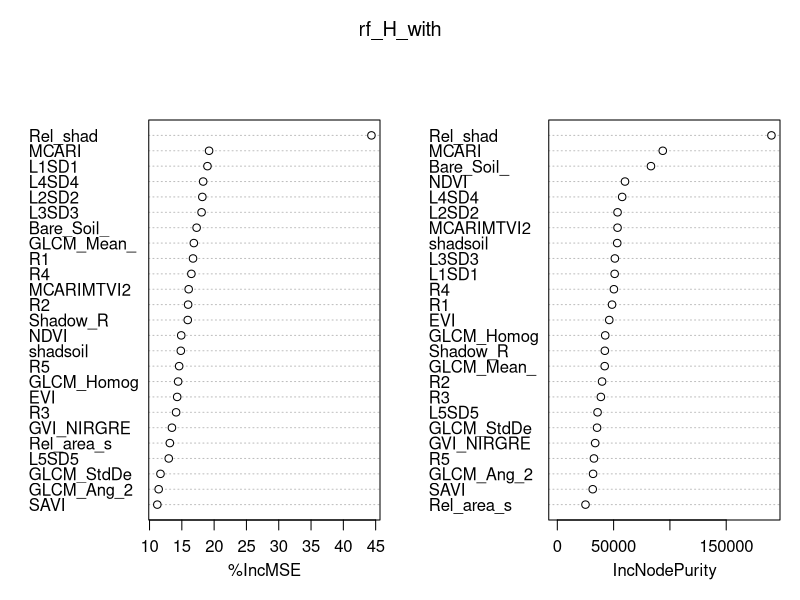
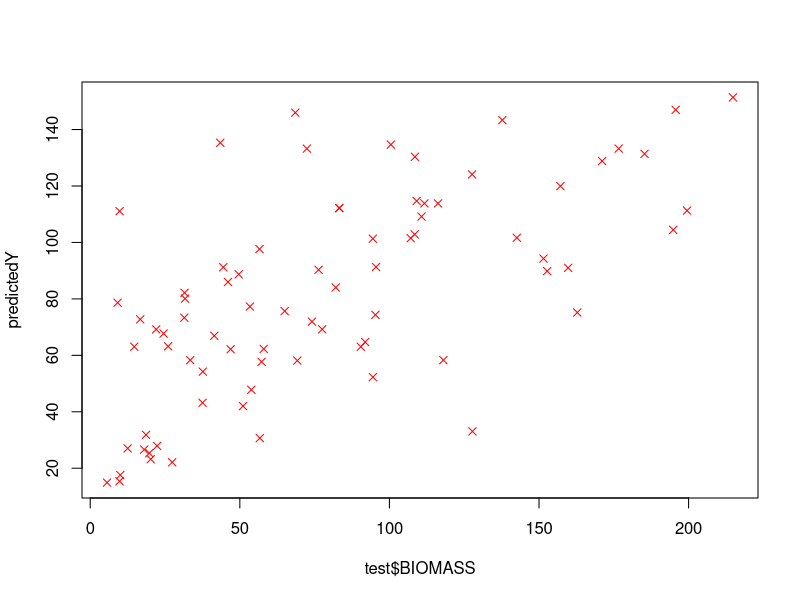
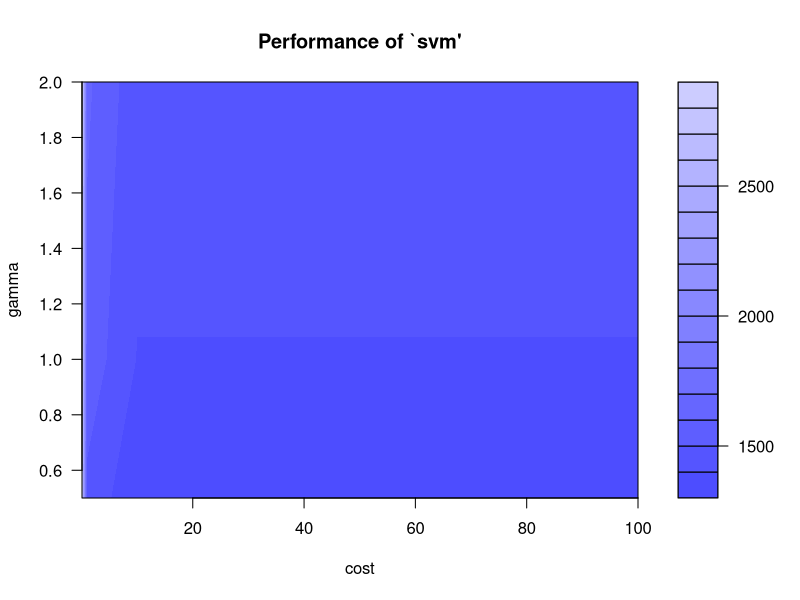
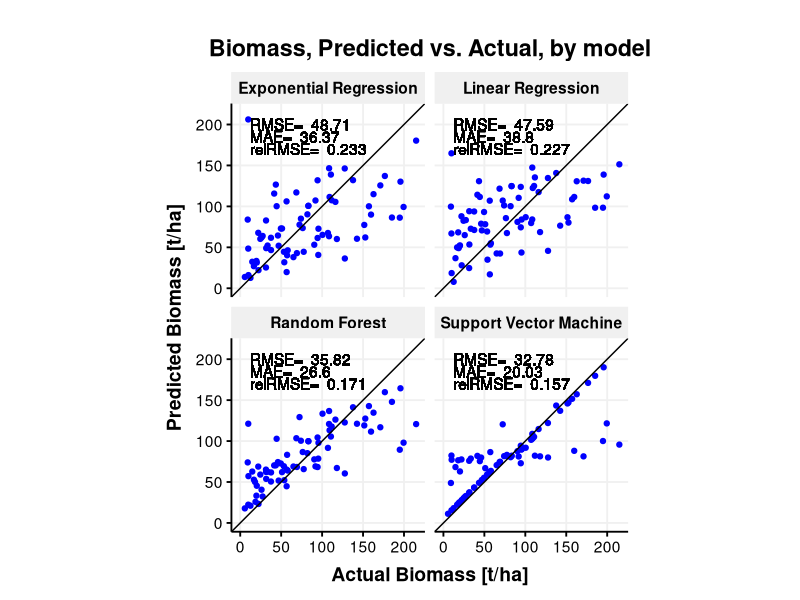
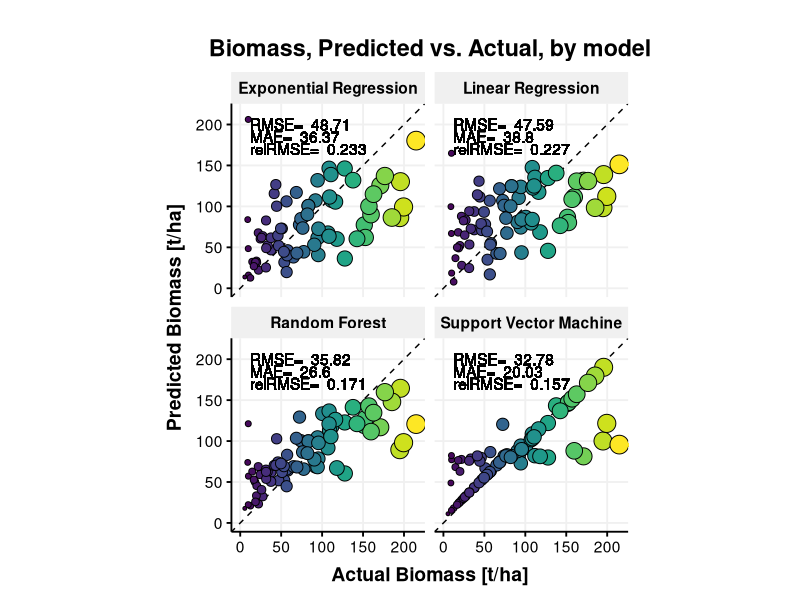
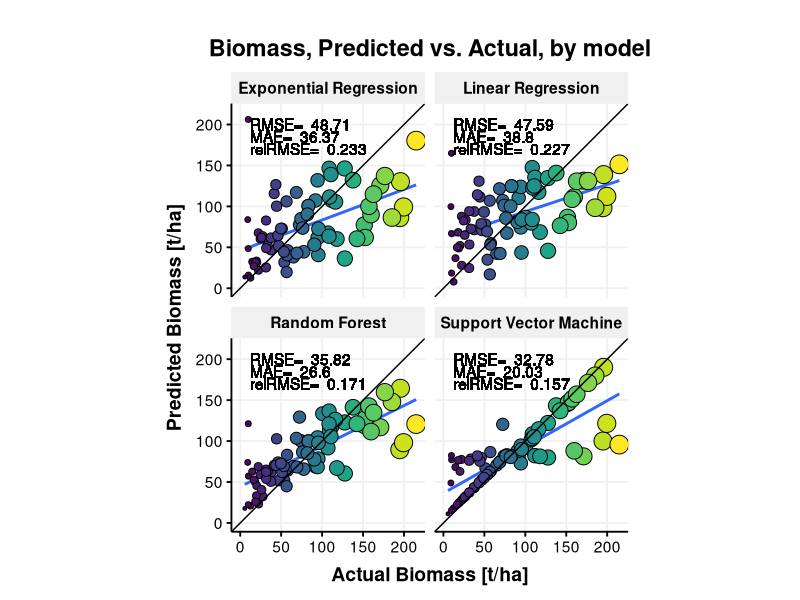
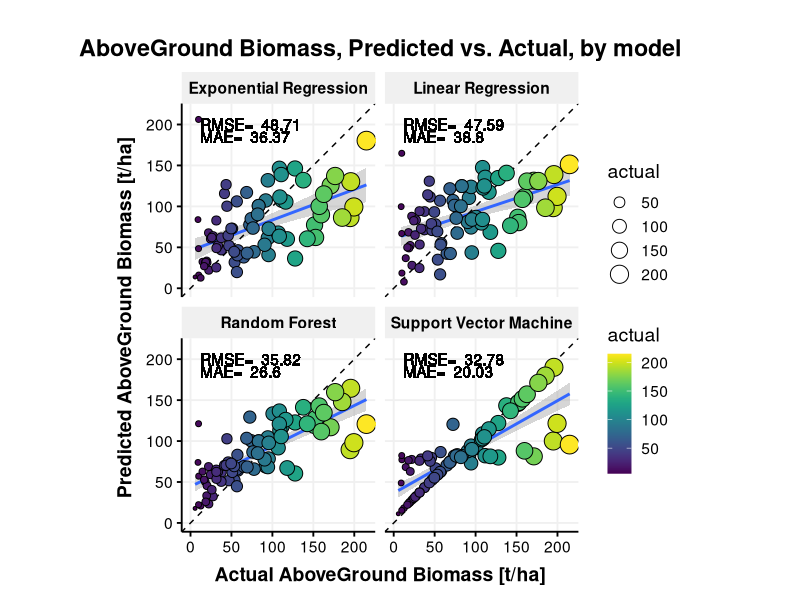
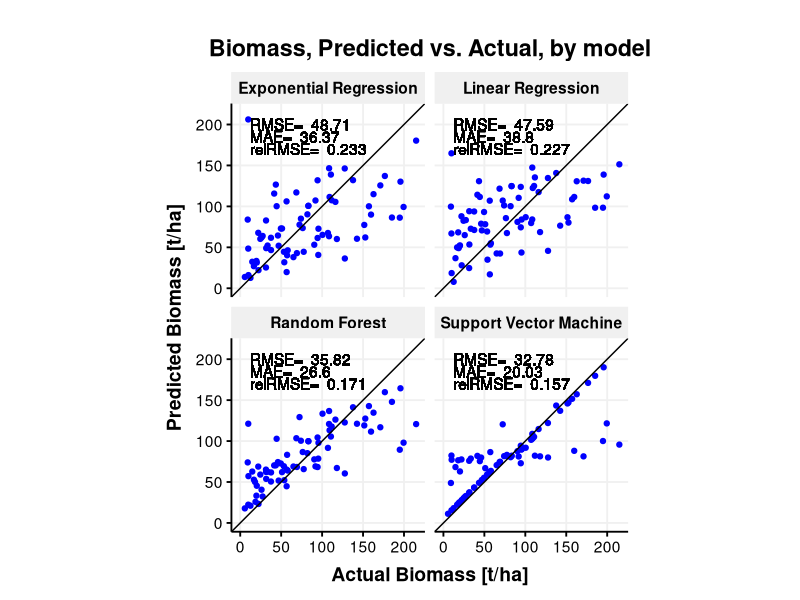

The R script that drew these images, in order: (Note: a time limit stopped this script after it produced the figures.)
## *********************************************************************************************************************************************************
##              Repository for technical data dealing with Above Ground Biomass (AGB) Modelling in Tanzania (Version 1.0)
## *********************************************************************************************************************************************************
## 
##  * JRC of the European Commission
##  *
##  * Purpose:  A R script allows predicting Above Ground Biomass.
##  *
##  *           We tested four predictive models to relate the remotely sensed parameters to AGB and evaluated their accuracies.
##  *           Two models using inferential statistics (i.e. a generalised linear model and a generalised exponential model) 
##  *           and two models machine learning (i.e. a Random Forest model and a Support Vector Machine (SVM) model). 
##  *           The predictors of the models are image bands, their textures and spectral indices, while the response variable 
##  *           is the AGB.
##  *           
##  *           - Updates to the Forest Article:           https://doi.org/TOBEDEFINED
##  *
##  *
##  *
##  * Author:   Guido Ceccherini
##  * Email:    guido.ceccherini@gmail.com, guido.ceccherini@ec.europa.eu
##
##



###load libraries
library(randomForest)
library(e1071)
library(ggthemes)
library(grid)
library(ggplot2)
library(tidyr)
library(viridis)

#####load dataset
DATA_BIOMASS <- read.csv('DataBiomassRS.csv')

##### reproducibility number
set.seed(2511) 


#### remove the first column (sequence from 1 to 512)
DATA_BIOMASS <- DATA_BIOMASS[,2:27]

###################################################################################################

####     BIOMASS model with training/calibration (85% training, 15% validation) START

###################################################################################################
###########train

# randomly pick 85% of the number of observations
index <- sample(1:nrow(DATA_BIOMASS),size = 0.85*nrow(DATA_BIOMASS))

# subset weather to include only the elements in the index
train <- DATA_BIOMASS[index,]
# train_cat <- DATA_BIOMASS_cat [index,]
# subset weather to include all but the elements in the index
test <- DATA_BIOMASS [-index,]

#print number of data for train and validation
nrow(train)
nrow(test)


##################
# 1 Exponenetial Model
##################

# Create a multiple (log)linear regression model using the training data
log.reg_H_with <- glm(log(BIOMASS+1) ~., data = train)
summary(log.reg_H_with )




# Apply the model to the testing data (i.e., make predictions) ...
# (Don't forget to exponentiate the results to revert the log transformation)
test.pred.lin <- exp(predict(log.reg_H_with,test))-1

# ...and evaluate the accuracy
RMSE.log.reg_H_with <- sqrt(mean((test.pred.lin-test$BIOMASS)^2))
RMSE.log.reg_H_with


MAE.log.reg_H_with <- mean(abs(test.pred.lin-test$BIOMASS))
MAE.log.reg_H_with

Rel.RMSEexp <- sqrt(mean((test.pred.lin-test$BIOMASS)^2)) / diff(range(test$BIOMASS))
Rel.RMSEexp


R2exp <- 1 - sum((test$BIOMASS-test.pred.lin)^2)/sum((test$BIOMASS-mean(test$BIOMASS))^2)

##################
# 2 Linear Model
##################

# Create a multiple linear regression model using the training data
lin.reg_H_with <- glm(BIOMASS ~ ., data = train)

summary(lin.reg_H_with )

# Apply the model to the testing data (i.e., make predictions) ...
test.pred.lin_ <- (predict(lin.reg_H_with,test))-1

# ...and evaluate the accuracy
RMSE.lin.reg_H_with <- sqrt(mean((test.pred.lin_-test$BIOMASS)^2))
RMSE.lin.reg_H_with


MAE.lin.reg_H_with <- mean(abs(test.pred.lin_-test$BIOMASS))
MAE.lin.reg_H_with


Rel.RMSElin <- sqrt(mean((test.pred.lin_-test$BIOMASS)^2)) / diff(range(test$BIOMASS))
Rel.RMSElin

R2lin <- 1 - sum((test$BIOMASS-test.pred.lin_)^2)/sum((test$BIOMASS-mean(test$BIOMASS))^2)


# R2RF <- 1 - sum((test$BIOMASS-test.pred.forest)^2)/sum((test$BIOMASS-mean(test$BIOMASS))^2)

##################
# 3 RANDOM FOREST
##################

rf_H_with <- randomForest(BIOMASS ~., data = train,importance = TRUE, proximity = T,ntree=500)
print(rf_H_with)
varImpPlot(rf_H_with)
# How many trees are needed to reach the minimum error estimate? 
# This is a simple problem; it appears that about 100 trees would be enough. 
which.min(rf_H_with$mse)

# Plot rf to see the estimated error as a function of the number of trees
# (not running it here)
# plot(rf) 

# Using the importance()  function to calculate the importance of each variable
imp_H_with <- as.data.frame(sort(importance(rf_H_with)[,1],decreasing = TRUE),optional = T,col.names=T)
names(imp_H_with) <- "% Inc MSE"
imp_H_with



test2 <- rbind(test, train)

# As usual, predict and evaluate on the test set
test.pred.forest <- predict(rf_H_with,test2)

test.pred.forest <- test.pred.forest[1:nrow(test)]

RMSE.forest_H_with <- sqrt(mean((test.pred.forest-test$BIOMASS)^2))
RMSE.forest_H_with


MAE.forest_H_with <- mean(abs(test.pred.forest-test$BIOMASS))
MAE.forest_H_with


# Rel.RMSE <- sqrt(mean((test.pred.forest-test$BIOMASS)^2)) / sd(test$BIOMASS)
Rel.RMSErf <- sqrt(mean((test.pred.forest-test$BIOMASS)^2)) / diff(range(test$BIOMASS))
Rel.RMSErf
### ref Remote Sens. 2016, 8, 583; doi:10.3390/rs8070583 
R2RF <- 1 - sum((test$BIOMASS-test.pred.forest)^2)/sum((test$BIOMASS-mean(test$BIOMASS))^2)


##################
# 4 SVM
##################


## create rmse function
rmse <- function(error)
{
  sqrt(mean(error^2))
}

##load a model SVM
SVM_H <- svm(BIOMASS ~., data = train)
predictedY <- predict(SVM_H, test2)
predictedY <- predictedY[1:nrow(test)]
plot(test$BIOMASS, predictedY, col = "red", pch=4)

error <- train$BIOMASS - predictedY
svrPredictionRMSE <- rmse(error)
svrPredictionRMSE

tuneResult <- tune(svm, BIOMASS ~., data = train, kernel="radial", ranges=list(cost=10^(-1:2), gamma=c(.5,1,2)))

print(tuneResult)
# Draw the tuning graph
plot(tuneResult)

##tune the SVM model
tunedModel <- tuneResult$best.model
test.pred.svm <- predict(tunedModel, test2) 
test.pred.svm <- test.pred.svm[1:nrow(test)]
error <- test$BIOMASS - test.pred.svm  


##compute the performance metrics
tunedModelRMSE <- rmse(error)
tunedModelRMSE


RMSE.svm_H_with <- sqrt(mean((test.pred.svm-test$BIOMASS)^2))
RMSE.svm_H_with


MAE.svm_H_with <- mean(abs(test.pred.svm-test$BIOMASS))
MAE.svm_H_with

Rel.RMSEsvm <- sqrt(mean((test.pred.svm-test$BIOMASS)^2)) / diff(range(test$BIOMASS))
Rel.RMSEsvm
# SVM
R2svm <- 1 - sum((test$BIOMASS-test.pred.svm)^2)/sum((test$BIOMASS-mean(test$BIOMASS))^2)




# Create a data frame with the error metrics for each method
accuracy_H_with <- data.frame(Method = c("Exp Regression","Linear Regression","Random forest","SVM"),
                              RMSE   = c(RMSE.log.reg_H_with,RMSE.lin.reg_H_with,RMSE.forest_H_with,RMSE.svm_H_with),
                              MAE    = c(MAE.log.reg_H_with,MAE.lin.reg_H_with,MAE.forest_H_with,MAE.svm_H_with),
                              relRMSE    = c(Rel.RMSEexp,Rel.RMSElin,Rel.RMSErf,Rel.RMSEsvm),
                              r2    = c(R2exp,R2lin,R2RF,R2svm)) 
# Round the values and print the table
accuracy_H_with$RMSE <- round(accuracy_H_with$RMSE,2)
accuracy_H_with$MAE <- round(accuracy_H_with$MAE,2) 
accuracy_H_with$r2 <- round(accuracy_H_with$r2,2) 

#print results
accuracy_H_with



# Create a data frame with the predictions for each method
all.predictions <- data.frame(actual = test$BIOMASS,
                              exponential.regression = test.pred.lin,
                              linear.regression_ = test.pred.lin_,
                              random.forest = test.pred.forest,
                              support.vector.machine = test.pred.svm)

index_0df <- which(all.predictions$actual !=0)
all.predictions <- all.predictions[index_0df,]



# Gather the prediction variables (columns) into a single row (i.e., wide to long)
# Recall the ggplot2 prefers the long data format
all.predictions <- gather(all.predictions,key = model,value = predictions,2:5)
all.predictions[,4] <- rep(test[,3],4)

###plot for publication
theme_Publication <- function(base_size=14, base_family="helvetica") {

  (theme_foundation(base_size=base_size, base_family=base_family)
    + theme(plot.title = element_text(face = "bold",
                                      size = rel(1.2), hjust = 0.5),
            text = element_text(),
            panel.background = element_rect(colour = NA),
            plot.background = element_rect(colour = NA),
            panel.border = element_rect(colour = NA),
            axis.title = element_text(face = "bold",size = rel(1)),
            axis.title.y = element_text(angle=90,vjust =2),
            axis.title.x = element_text(vjust = -0.2),
            axis.text = element_text(), 
            axis.line = element_line(colour="black"),
            axis.ticks = element_line(),
            panel.grid.major = element_line(colour="#f0f0f0"),
            panel.grid.minor = element_blank(),
            # legend.key = element_rect(colour = NA),
            # legend.position = "bottom",
            # legend.direction = "horizontal",
            # legend.key.size= unit(0.2, "cm"),
            # legend.margin = unit(0, "cm"),
            # legend.title = element_text(face="italic"),
            plot.margin=unit(c(10,5,5,5),"mm"),
            strip.background=element_rect(colour="#f0f0f0",fill="#f0f0f0"),
            strip.text = element_text(face="bold")
    ))
  
}




##### create a dataframe with the summary of the stats for the four models
all.predictions$model[all.predictions$model== "linear.regression_"] = "Linear Regression"
all.predictions$model[all.predictions$model== "exponential.regression"] = "Exponential Regression"
all.predictions$model[all.predictions$model== "random.forest"] = "Random Forest"
all.predictions$model[all.predictions$model== "support.vector.machine"] = "Support Vector Machine"

all.predictions$RMSE <- rep(accuracy_H_with$RMSE, each=77)
all.predictions$MAE <- rep(accuracy_H_with$MAE, each=77)
all.predictions$relRMSE <- rep(round(accuracy_H_with$relRMSE, digit=3), each=77)



####first plot(base theme)

Map_1 <- ggplot(data = all.predictions,aes(x = actual, y = predictions)) + ###,color= V4
  geom_point(colour = "blue") + #colour = "blue"
  geom_abline(intercept = 0, slope = 1, colour = "black") + #geom_vline(xintercept = 23, colour = "green", linetype = "dashed") +
  facet_wrap(~ model,ncol = 2)  +xlim (c(0,max(all.predictions$actual))) +ylim (c(0,max(all.predictions$actual))) +
  ggtitle("Biomass, Predicted vs. Actual, by model")+ coord_fixed(ratio = 1)+theme_Publication()+ 
  xlab("Actual Biomass [t/ha]") +
  ylab("Predicted Biomass [t/ha]")+
  geom_text(aes(x=12, y=200, label= paste("RMSE= ", RMSE ), hjust=0))+
  geom_text(aes(x=12, y=185, label= paste("MAE= ", MAE ), hjust=0))+
  geom_text(aes(x=12, y=170, label= paste("relRMSE= ", relRMSE ), hjust=0)) # data= accuracy_H_with,


Map_1


##save as png
namepng <- paste('Plot1.png', sep = '')
png(namepng, width=2800, height=2800, units='px', res=300)
print(Map_1)
dev.off()



######alternative plot with viridis library (i.e. fancy colors)
Map_2 <- ggplot(data = all.predictions,aes(x = actual, y = predictions)) + ###,color= V4
  geom_abline(intercept = 0, slope = 1, colour = "black",linetype="dashed") + #geom_vline(xintercept = 23, colour = "green", linetype = "dashed") +
  geom_point(aes(size=actual, fill=actual), colour="black",pch=21,show.legend = FALSE) + #colour = "blue"
  facet_wrap(~ model,ncol = 2)  +xlim (c(0,max(all.predictions$actual))) +ylim (c(0,max(all.predictions$actual))) +
  ggtitle("Biomass, Predicted vs. Actual, by model")+ coord_fixed(ratio = 1)+theme_Publication()+ 
  xlab("Actual Biomass [t/ha]") +
  ylab("Predicted Biomass [t/ha]")+
  geom_text(aes(x=12, y=200, label= paste("RMSE= ", RMSE ), hjust=0))+
  geom_text(aes(x=12, y=185, label= paste("MAE= ", MAE ), hjust=0))+
  geom_text(aes(x=12, y=170, label= paste("relRMSE= ", relRMSE ), hjust=0))+scale_fill_viridis() # data= accuracy_H_with,


Map_2
##save as png

namepng <- paste('Plot2.png', sep = '')
png(namepng, width=2800, height=2800, units='px', res=300)
print(Map_2)
dev.off()




#another one
ggplot(data = all.predictions,aes(x = actual, y = predictions)) +
  geom_smooth(method=lm, se=FALSE)+# data= accuracy_H_with, ###,color= V4
  geom_point(aes(size=actual, fill=actual), colour="black",pch=21,show.legend = FALSE) + #colour = "blue"
  geom_abline(intercept = 0, slope = 1, colour = "black") + #geom_vline(xintercept = 23, colour = "green", linetype = "dashed") +
  facet_wrap(~ model,ncol = 2)  +xlim (c(0,max(all.predictions$actual))) +ylim (c(0,max(all.predictions$actual))) +
  ggtitle("Biomass, Predicted vs. Actual, by model")+ coord_fixed(ratio = 1)+theme_Publication()+ 
  xlab("Actual Biomass [t/ha]") +
  ylab("Predicted Biomass [t/ha]")+
  geom_text(aes(x=12, y=200, label= paste("RMSE= ", RMSE ), hjust=0))+
  geom_text(aes(x=12, y=185, label= paste("MAE= ", MAE ), hjust=0))+
  geom_text(aes(x=12, y=170, label= paste("relRMSE= ", relRMSE ), hjust=0))+scale_fill_viridis()

###...and another one


#another one
Map_4 <- ggplot(data = all.predictions,aes(x = actual, y = predictions)) +
  geom_smooth(method=lm)+# data= accuracy_H_with, ###,color= V4
   #colour = "blue"
  geom_abline(intercept = 0, slope = 1, colour = "black",linetype="dashed") + #geom_vline(xintercept = 23, colour = "green", linetype = "dashed") +
  geom_point(aes(size=actual, fill=actual), colour="black",pch=21,show.legend = T) +
  facet_wrap(~ model,ncol = 2)  +xlim (c(0,max(all.predictions$actual))) +ylim (c(0,max(all.predictions$actual))) +
  ggtitle("AboveGround Biomass, Predicted vs. Actual, by model")+ coord_fixed(ratio = 1)+theme_Publication()+ 
  xlab("Actual AboveGround Biomass [t/ha]") +
  ylab("Predicted AboveGround Biomass [t/ha]")+
  geom_text(aes(x=12, y=200, label= paste("RMSE= ", RMSE ), hjust=0))+
  geom_text(aes(x=12, y=185, label= paste("MAE= ", MAE ), hjust=0))+
  # geom_text(aes(x=12, y=170, label= paste("relRMSE= ", relRMSE ), hjust=0))+
  scale_fill_viridis()


Map_4
namepng <- paste('Plot4.png', sep = '')
png(namepng, width=2800, height=2800, units='px', res=300)
print(Map_4)
dev.off()




##################################################################################################################
#  RANDOM FOREST permultation to find the statistical distribution of the variable importance
#################################################################################################################


##### use the entire dataset: DATA_BIOMASS
rf_H_with <- randomForest(BIOMASS ~., data = DATA_BIOMASS,importance = TRUE, proximity = T,ntree=500)


# Using the importance()  function to calculate the importance of each variable
imp_H_with <- as.data.frame(sort(importance(rf_H_with)[,1],decreasing = TRUE),optional = T,col.names=T)
names(imp_H_with) <- "% Inc MSE"
imp_H_with


actual <- DATA_BIOMASS$BIOMASS
predicted <- unname(predict(rf_H_with, DATA_BIOMASS))
R2 <- 1 - (sum((actual-predicted)^2)/sum((actual-mean(actual))^2))


##### start permutations

var_imp_range <- as.data.frame(importance(rf_H_with)[,1])
var_impSD_range <- as.data.frame(rf_H_with$importanceSD)
for (i in 1:100){
  rf<-randomForest(BIOMASS ~., data = DATA_BIOMASS,importance = TRUE, proximity = T,ntree=500, importanceSD=T, keep.inbag=T, mse=T, rsq=T)
  imp.df<- as.data.frame(importance(rf))
  var_imp_range <- cbind(var_imp_range, imp.df[,1])
  impSD.df<- as.data.frame(rf$importanceSD)
  var_impSD_range<- cbind(var_impSD_range, impSD.df[,1])
}


# 

var_imp_range

## first plot to have a general idea
boxplot(var_imp_range, las = 2, horizontal = T)



#reorder the data and comput the statistical distribution needed for the boxplot
newdata <- var_imp_range[order(var_imp_range$`importance(rf_H_with)[, 1]`),] 
##create a dataframe need for printing the results
newdata<- newdata[3:26,]

df <- data.frame(
  name= rownames(newdata),
  y0 = apply(newdata,1,min),
  y25 = apply(newdata, 1, quantile, probs = c(0.25),  na.rm = TRUE),
  y50 = apply(newdata,1,median),  
  y75 = apply(newdata, 1, quantile, probs = c(0.75),  na.rm = TRUE),
  y100 = apply(newdata,1,max)   
)

### take the most important variables
df <- df[5:23,]

### change names: reflectances is indicated with both LX and RX.
levels(df$name)[levels(df$name)=="L5SD5"] <- "R5SD5"
levels(df$name)[levels(df$name)=="L3SD3"] <- "R3SD3"
levels(df$name)[levels(df$name)=="L4SD4"] <- "R4SD4"
levels(df$name)[levels(df$name)=="L1SD1"] <- "R1SD1"
levels(df$name)[levels(df$name)=="L2SD2"] <- "R2SD2"
levels(df$name)[levels(df$name)=="Rel_shad"] <- "Shadow Index"




##plot boxplot using the ggplot2 library
Map_3 <- ggplot(df, aes(x=reorder(name,y50), y=y50, fill=y50 )) +
  geom_boxplot(
    aes(ymin = y0, lower = y25, middle = y50, upper = y75, ymax = y100),
    stat = "identity"
  )+  coord_flip()+
  scale_fill_viridis(direction = 1, na.value = "gray",  name="% Inc MSE")+  theme( ### trans="reverse
    panel.grid.major.y = element_blank(),
    panel.grid.major.x = element_line(linetype="dashed",colour="grey"),
    panel.grid.minor = element_blank(),
    panel.background = element_blank(),
    axis.ticks.x = element_blank(),
    axis.ticks.y = element_blank()
  ) +
  xlab("Variable") +
  ylab("% Inc MSE") +
  ggtitle("RF Variable Importance AboveGround Biomass")

Map_3

##save the results
Map_3
ggsave("Plot3.png", width = 15, height = 20, units = "cm",dpi=300)








# Split and compare quantiles
## from https://github.com/laresbernardo/lares/blob/ff7378b9f0ba74fc7ee66067f13945d101bdff34/R/model_plots.R 
mplot_splits <- function(tag, score, splits = 5, subtitle = NA, model_name = NA, facet = NA, 
                         save = FALSE, subdir = NA, file_name = "viz_splits.png") {
  
  require(ggplot2)
  require(dplyr)
  require(RColorBrewer)
  
  if (length(tag) != length(score)) {
    message("The tag and score vectors should be the same length.")
    stop(message(paste("Currently, tag has",length(tag),"rows and score has",length(score))))
  }
  
  if (splits > 10) {
    stop("You should try with less splits!")
  }
  
  df <- data.frame(tag, score, facet)
  npersplit <- round(nrow(df)/splits)
  
  # For continuous tag values
  if (length(unique(tag))) {
    names <- df %>% 
      mutate(tag = as.numeric(tag), 
             quantile = ntile(tag, splits)) %>% group_by(quantile) %>%
      summarise(n = n(), 
                max_score = round(max(tag), 1), 
                min_score = round(min(tag), 1)) %>%
      mutate(quantile_tag = paste0(quantile," (",min_score,"-",max_score,")"))
    df <- df %>% 
      #mutate(score = score/100, tag = tag/100) %>%
      mutate(quantile = ntile(tag, splits)) %>%
      left_join(names, by = c("quantile")) %>% mutate(tag = quantile_tag) %>% 
      select(-quantile, -n, -max_score, -min_score)
    
  } else {
    # For categorical tag values
    names <- df %>% 
      mutate(quantile = ntile(score, splits)) %>% group_by(quantile) %>%
      summarise(n = n(), 
                max_score = round(100 * max(score), 1), 
                min_score = round(100 * min(score), 1)) %>%
      mutate(quantile_tag = paste0(quantile," (",min_score,"-",max_score,")")) 
  }
  
  p <- df %>% 
    mutate(quantile = ntile(score, splits)) %>% 
    group_by(quantile, facet, tag) %>% tally() %>%
    ungroup() %>% group_by(facet, tag) %>% 
    arrange(desc(quantile)) %>%
    mutate(p = round(100*n/sum(n),2),
           cum = cumsum(100*n/sum(n))) %>%
    left_join(names, by = c("quantile")) %>%
    ggplot(aes(x = as.character(tag), y = p, label = as.character(p),
               fill = as.character(quantile_tag))) + theme_minimal() +
    geom_col(position = "stack") +
    geom_text(size = 3, position = position_stack(vjust = 0.5), check_overlap = TRUE) +
    xlab("Quantiles AGB") + ylab("Total Percentage by AGB") +
    guides(fill = guide_legend(title=paste0("Predicted Biomass"))) +
    labs(title = "AboveGround Biomass Predicted vs Actual, by Quantiles") +
    scale_fill_brewer(palette = "Spectral")
  
  if(!is.na(subtitle)) {
    p <- p + labs(subtitle = subtitle)
  }  
  
  if(!is.na(model_name)) {
    p <- p + labs(caption = model_name)
  }
  
  if(!is.na(facet)) {
    p <- p + facet_grid(. ~ facet, scales = "free")
  }  
  
  if (!is.na(subdir)) {
    dir.create(file.path(getwd(), subdir))
    file_name <- paste(subdir, file_name, sep="/")
  }
  
  if (save == TRUE) {
    p <- p + ggsave(file_name, width = 6, height = 6)
  }
  
  return(p)
  
}
mplot_splits(tag = test$BIOMASS, 
                    score = test.pred.forest,
                    split = 4)
ggsave("AGB_quantiles.png", width = 25, height = 20, units = "cm",dpi=300)
